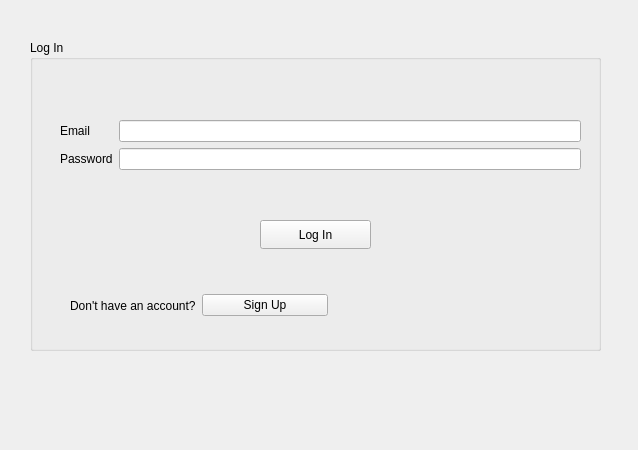
<?xml version="1.0" encoding="UTF-8"?>
<ui version="4.0">
 <class>login</class>
 <widget class="QWidget" name="login">
  <property name="geometry">
   <rect>
    <x>0</x>
    <y>0</y>
    <width>638</width>
    <height>450</height>
   </rect>
  </property>
  <property name="windowTitle">
   <string>Form</string>
  </property>
  <widget class="QGroupBox" name="groupBox">
   <property name="geometry">
    <rect>
     <x>30</x>
     <y>40</y>
     <width>571</width>
     <height>311</height>
    </rect>
   </property>
   <property name="title">
    <string>Log In</string>
   </property>
   <widget class="QPushButton" name="pushButton">
    <property name="geometry">
     <rect>
      <x>230</x>
      <y>180</y>
      <width>111</width>
      <height>29</height>
     </rect>
    </property>
    <property name="text">
     <string>Log In</string>
    </property>
   </widget>
   <widget class="QWidget" name="layoutWidget">
    <property name="geometry">
     <rect>
      <x>30</x>
      <y>80</y>
      <width>521</width>
      <height>71</height>
     </rect>
    </property>
    <layout class="QFormLayout" name="formLayout">
     <item row="0" column="0">
      <widget class="QLabel" name="label">
       <property name="text">
        <string>Email</string>
       </property>
      </widget>
     </item>
     <item row="0" column="1">
      <widget class="QLineEdit" name="lineEdit_username">
       <property name="enabled">
        <bool>true</bool>
       </property>
      </widget>
     </item>
     <item row="1" column="0">
      <widget class="QLabel" name="label_2">
       <property name="text">
        <string>Password</string>
       </property>
      </widget>
     </item>
     <item row="1" column="1">
      <widget class="QLineEdit" name="lineEdit_password">
       <property name="echoMode">
        <enum>QLineEdit::Password</enum>
       </property>
      </widget>
     </item>
    </layout>
   </widget>
   <widget class="QWidget" name="layoutWidget_2">
    <property name="geometry">
     <rect>
      <x>40</x>
      <y>250</y>
      <width>258</width>
      <height>31</height>
     </rect>
    </property>
    <layout class="QHBoxLayout" name="horizontalLayout">
     <item>
      <widget class="QLabel" name="label_3">
       <property name="text">
        <string>Don't have an account?</string>
       </property>
      </widget>
     </item>
     <item>
      <widget class="QPushButton" name="pushButton_2">
       <property name="text">
        <string>Sign Up</string>
       </property>
      </widget>
     </item>
    </layout>
   </widget>
  </widget>
 </widget>
 <resources/>
 <connections/>
</ui>
